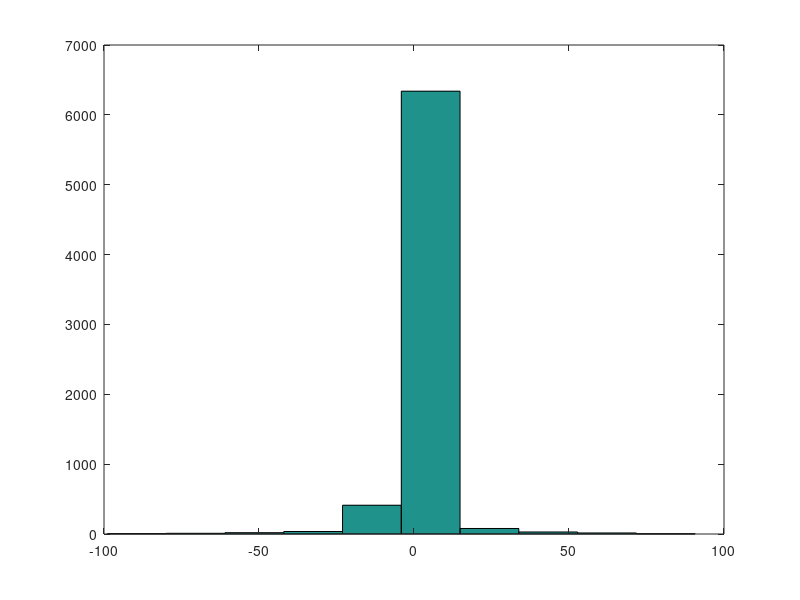

This figure's MATLAB source:
function five
a=7^5;
m=2^31-1;
c=0;
y(1)=1;
v(1)=1/m;
for i=2:7000
    y(i)= mod(a*y(i-1),m);
    v(i)=y(i)/m;
end

for i=1:7000
    x(i)=tan(pi*(v(i)-1/2));
end
k=find((x<100) & (x>-100));
hist(x(k))
end


